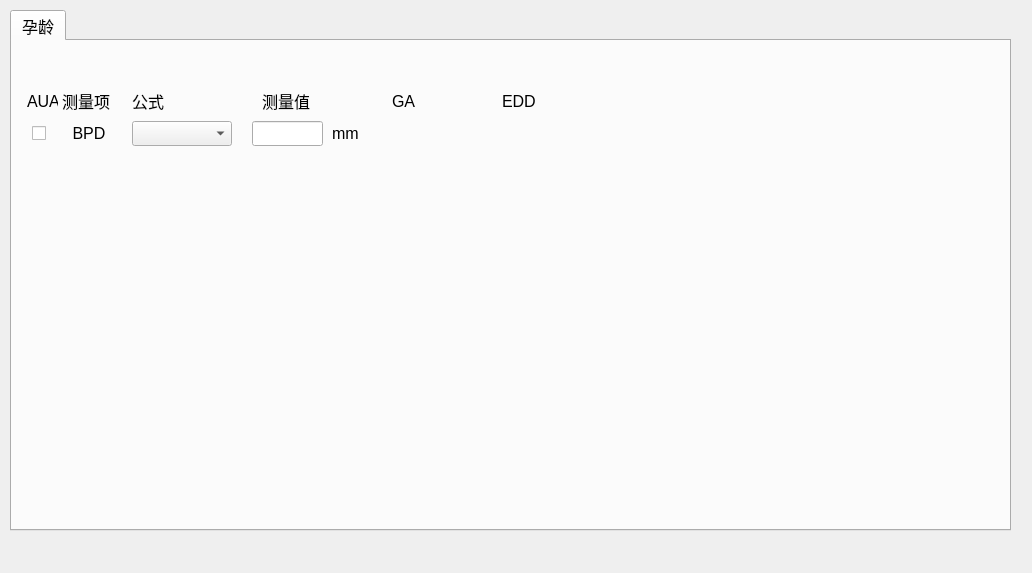
<?xml version="1.0" encoding="UTF-8"?>
<ui version="4.0">
 <class>Form</class>
 <widget class="QWidget" name="Form">
  <property name="geometry">
   <rect>
    <x>0</x>
    <y>0</y>
    <width>1032</width>
    <height>573</height>
   </rect>
  </property>
  <property name="windowTitle">
   <string>Form</string>
  </property>
  <widget class="QTabWidget" name="tabWidget">
   <property name="geometry">
    <rect>
     <x>10</x>
     <y>10</y>
     <width>1001</width>
     <height>521</height>
    </rect>
   </property>
   <property name="font">
    <font>
     <pointsize>12</pointsize>
    </font>
   </property>
   <property name="currentIndex">
    <number>0</number>
   </property>
   <widget class="QWidget" name="tab_card">
    <property name="font">
     <font>
      <pointsize>12</pointsize>
     </font>
    </property>
    <attribute name="title">
     <string>孕龄</string>
    </attribute>
    <widget class="QLabel" name="label">
     <property name="geometry">
      <rect>
       <x>50</x>
       <y>50</y>
       <width>54</width>
       <height>20</height>
      </rect>
     </property>
     <property name="text">
      <string>测量项</string>
     </property>
    </widget>
    <widget class="QLabel" name="label_2">
     <property name="geometry">
      <rect>
       <x>50</x>
       <y>80</y>
       <width>54</width>
       <height>25</height>
      </rect>
     </property>
     <property name="text">
      <string>BPD</string>
     </property>
     <property name="alignment">
      <set>Qt::AlignCenter</set>
     </property>
    </widget>
    <widget class="QLabel" name="label_5">
     <property name="geometry">
      <rect>
       <x>120</x>
       <y>50</y>
       <width>54</width>
       <height>20</height>
      </rect>
     </property>
     <property name="text">
      <string>公式</string>
     </property>
    </widget>
    <widget class="QLabel" name="label_6">
     <property name="geometry">
      <rect>
       <x>250</x>
       <y>50</y>
       <width>54</width>
       <height>20</height>
      </rect>
     </property>
     <property name="text">
      <string>测量值</string>
     </property>
    </widget>
    <widget class="QLabel" name="label_7">
     <property name="geometry">
      <rect>
       <x>380</x>
       <y>50</y>
       <width>54</width>
       <height>20</height>
      </rect>
     </property>
     <property name="text">
      <string>GA</string>
     </property>
    </widget>
    <widget class="QLabel" name="label_8">
     <property name="geometry">
      <rect>
       <x>490</x>
       <y>50</y>
       <width>54</width>
       <height>20</height>
      </rect>
     </property>
     <property name="text">
      <string>EDD</string>
     </property>
    </widget>
    <widget class="QComboBox" name="comboBox">
     <property name="geometry">
      <rect>
       <x>120</x>
       <y>80</y>
       <width>100</width>
       <height>25</height>
      </rect>
     </property>
    </widget>
    <widget class="QLineEdit" name="lineEdit">
     <property name="geometry">
      <rect>
       <x>240</x>
       <y>80</y>
       <width>71</width>
       <height>25</height>
      </rect>
     </property>
    </widget>
    <widget class="QLabel" name="label_3">
     <property name="geometry">
      <rect>
       <x>320</x>
       <y>80</y>
       <width>31</width>
       <height>25</height>
      </rect>
     </property>
     <property name="text">
      <string>mm</string>
     </property>
    </widget>
    <widget class="QLabel" name="label_GA_BPD">
     <property name="geometry">
      <rect>
       <x>360</x>
       <y>80</y>
       <width>101</width>
       <height>25</height>
      </rect>
     </property>
     <property name="text">
      <string/>
     </property>
     <property name="alignment">
      <set>Qt::AlignLeading|Qt::AlignLeft|Qt::AlignVCenter</set>
     </property>
    </widget>
    <widget class="QLabel" name="label_EDD_BPD">
     <property name="geometry">
      <rect>
       <x>480</x>
       <y>80</y>
       <width>101</width>
       <height>25</height>
      </rect>
     </property>
     <property name="text">
      <string/>
     </property>
     <property name="alignment">
      <set>Qt::AlignLeading|Qt::AlignLeft|Qt::AlignVCenter</set>
     </property>
    </widget>
    <widget class="QCheckBox" name="checkBox">
     <property name="geometry">
      <rect>
       <x>20</x>
       <y>80</y>
       <width>21</width>
       <height>25</height>
      </rect>
     </property>
     <property name="text">
      <string/>
     </property>
    </widget>
    <widget class="QLabel" name="label_4">
     <property name="geometry">
      <rect>
       <x>15</x>
       <y>50</y>
       <width>31</width>
       <height>20</height>
      </rect>
     </property>
     <property name="text">
      <string>AUA</string>
     </property>
    </widget>
   </widget>
  </widget>
 </widget>
 <resources/>
 <connections/>
</ui>
